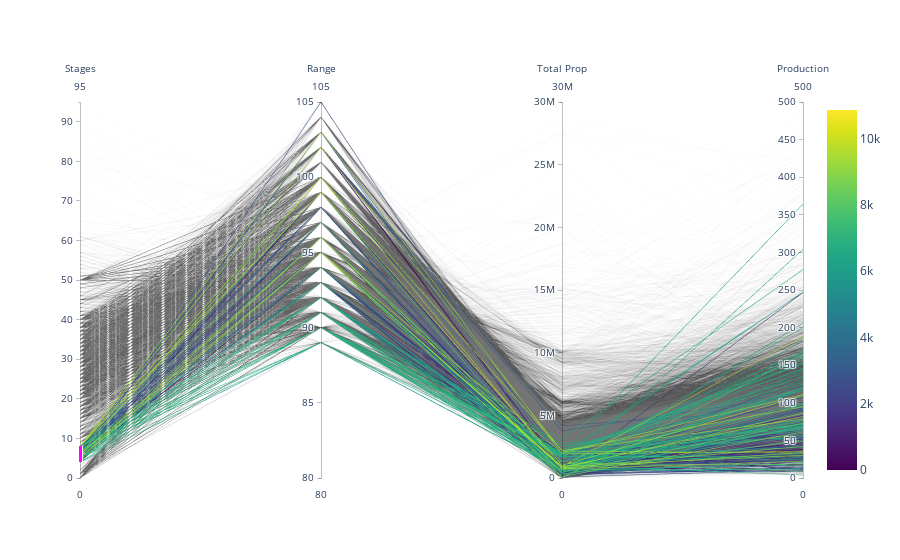

Notebook source saved alongside this figure:
### Markdown cell above
This parallel plot is a test to see if there is some relation between these variables. It is clear that most of the concentrated Total prop is between 0 - 10 M to get the cumulative production between 0 - 200. These are some of the understandings from the parallel plot

### Code cell
# Noticed a relationship between the Stages and Range and Total props for cumulative production

fig = go.Figure(data=
    go.Parcoords(
        line = dict(color = df['Unnamed: 0'],
                   showscale = True,
                   cmin = 0,
                   cmax = 10856),
        dimensions = list([
            dict(range = [0,95],
                constraintrange = [4,8],
                label = 'Stages', values = df['Stages']),
            dict(range = [80,105],
                label = 'Range', values = df['Range']),
            dict(range = [0,30000000],
                label = 'Total Prop', values = df['Total Prop, lbs']),
            dict(range = [0,500],
                label = 'Production', values = df['12 month Cum Prod']),
        ])
    )
)

fig.update_layout(
    plot_bgcolor = 'white',
    paper_bgcolor = 'white'
)

fig.show()

### Figure 1 — Plotly figure (JSON) as saved in the notebook; plotly's stock layout.template omitted (floating-point values rounded to 4 significant figures; data arrays with more than 128 entries replaced by an {"elided": "..."} marker saying what was removed)
{"data": [{"dimensions": [{"constraintrange": [4, 8], "label": "Stages", "range": [0, 95], "values": {"elided": "10856 int values"}}, {"label": "Range", "range": [80, 105], "values": {"elided": "10856 int values"}}, {"label": "Total Prop", "range": [0, 30000000], "values": {"elided": "10856 float values"}}, {"label": "Production", "range": [0, 500], "values": {"elided": "10856 float values"}}], "line": {"cmax": 10856, "cmin": 0, "color": {"elided": "10856 int values"}, "showscale": true}, "type": "parcoords"}], "layout": {"paper_bgcolor": "white", "plot_bgcolor": "white"}}
